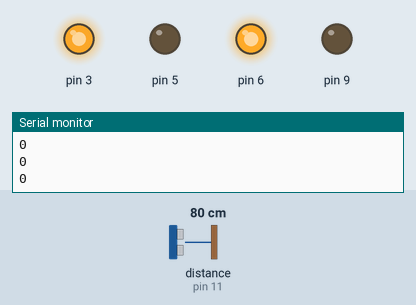
Simulated run of this sketch. Board: Arduino Uno, built with avr-gcc and run on an emulated ATmega328P. Parts: output pins drawn as LEDs (lit = HIGH), the last lines printed to the serial monitor. Inputs (shaded band) come from the test bench; at power-on: distance to the obstacle (sensor on pin 11) 80 cm. The echo pulse lasts 58.3 µs per cm; random numbers use the default seed unless the sketch sets one.

Above: at 1.2 s.
1.3 s: distance to the obstacle (sensor on pin 11) set to 17 cm
2.8 s: distance to the obstacle (sensor on pin 11) set to 13 cm
At 3.2 s:
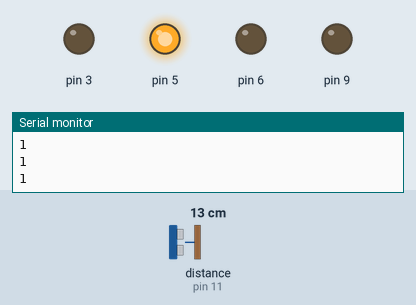
5.8 s: distance to the obstacle (sensor on pin 11) set to 18 cm
At 6.6 s:
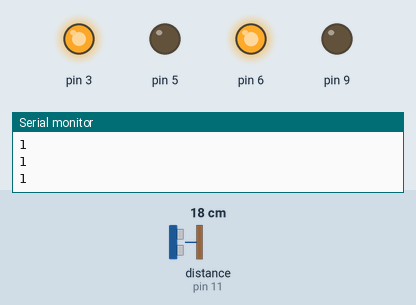
7.3 s: distance to the obstacle (sensor on pin 11) set to 2 cm
At 7.7 s:
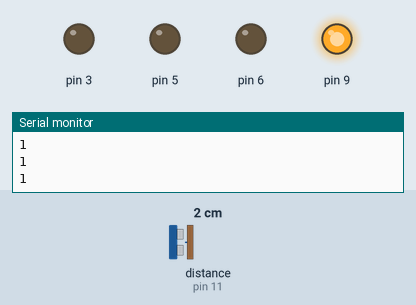
Timing chart, 0 to 11.3 s (numbered marks = the images above; inputs shaded):
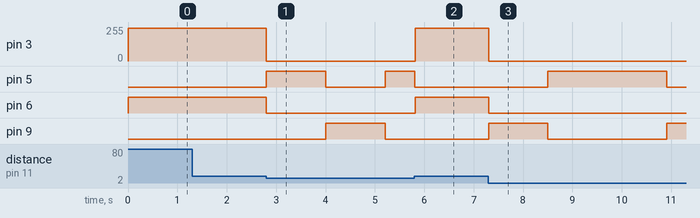

Measured:
- the behaviour switches between 15 and 14 cm on distance to the obstacle (sensor on pin 11) (found by bisection; images 0 and 1)
- after the input at 2.8 s, pin 3: 246/255 → 0/255 at once; pin 5: LOW → HIGH at once, → LOW 1.2 s later, → HIGH 1.2 s later; pin 6: HIGH → LOW at once; pin 9: LOW → HIGH after 1.2 s, → LOW 1.2 s later
- after the input at 5.8 s, pin 3: 0/255 → 246/255 at once; pin 6: LOW → HIGH at once
- after the input at 7.3 s, pin 3: 246/255 → 0/255 at once; pin 5: LOW → HIGH after 1.2 s, → LOW 2.4 s later; pin 6: HIGH → LOW at once; pin 9: LOW → HIGH at once, → LOW 1.2 s later, → HIGH 2.4 s later

The sketch:

MicroBotUSTest.ino
```cpp
int f;
int i;
#include <NewPing.h>

#define TRIGGER_PIN  12  // Arduino pin tied to trigger pin on the ultrasonic sensor.
#define ECHO_PIN     11  // Arduino pin tied to echo pin on the ultrasonic sensor.
#define MAX_DISTANCE 200 // Maximum distance we want to ping for (in centimeters). Maximum sensor distance is rated at 400-500cm.

NewPing sonar(TRIGGER_PIN, ECHO_PIN, MAX_DISTANCE);

void setup() {
  // put your setup code here, to run once:
  i = 0;
  pinMode(3, OUTPUT);
  pinMode(5, OUTPUT);
  pinMode(6, OUTPUT);
  pinMode(9, OUTPUT);
  pinMode(A0,INPUT);
  Serial.begin(115200);
}

void loop() {
  // put your main code here, to run repeatedly:
  i++;
  int x = i/1000;
  int r = random(15,20);
  Serial.println(x);
  f = sonar.ping_cm();
  if(f != 0 && f < 15) backUp();
  else{
    if(x < r) forward();
    else{
      i = 0;
      randomTurn();
    }
  }
}

void randomTurn(){
  int i = random(0,2);
  if(i == 0)
  {
    right();
  }
  else left();
}

void forward(){
  analogWrite(3, 246);
  analogWrite(6, 255);
}

void right(){
  clrAct();
  digitalWrite(3, 255);
  digitalWrite(5, 255);
  delay(300);
  clrAct();
}

void left(){
  clrAct();
  digitalWrite(6, 255);
  digitalWrite(9, 255);
  delay(300);
  clrAct();
}

void clrAct() {
  digitalWrite(3, LOW); //FL
  digitalWrite(5, LOW); //BR
  digitalWrite(6, LOW); //FR
  digitalWrite(9, LOW); //BL
}

void backUp()
{
  int i = random(0,2);
  if(i == 0)
  {
    clrAct();
    digitalWrite(5, 255);
    delay(600);
    clrAct();
  }
  else{
    clrAct();
    digitalWrite(9, 255);
    delay(600);
    clrAct();
  }

}
```
